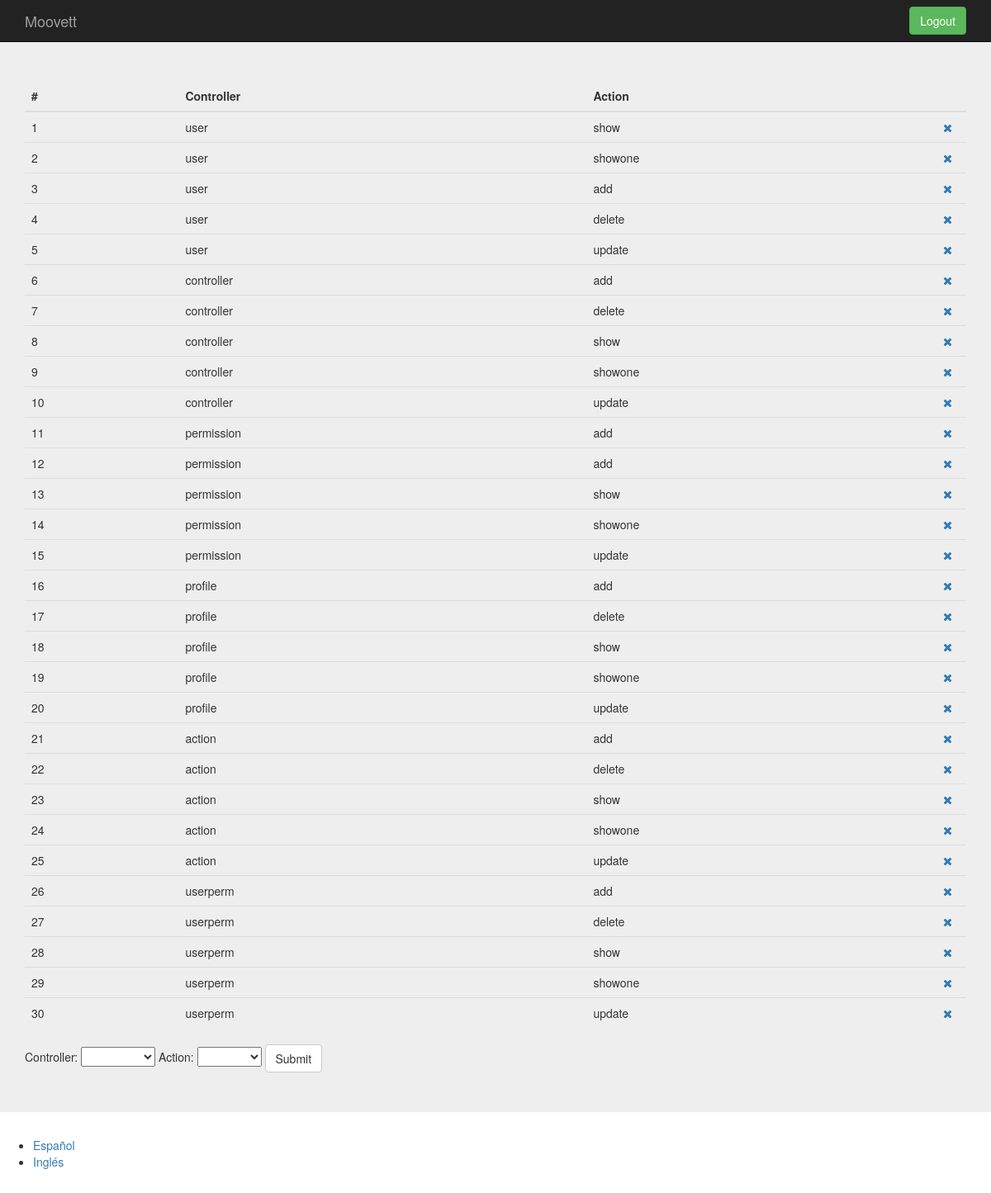
The app's page /index.php?controller=permission&action=show (signed in) with its own data.
### tables this page shows
CREATE TABLE `permission` (
`id` int(11) NOT NULL,
  `controller` varchar(25) NOT NULL,
  `action` varchar(25) NOT NULL
);

### core/ViewManager.php (called while the page is built, shortened)
<?php
class ViewManager {
    private $variables = array();
    public function setVariable($varname, $value, $flash=false) {
        $this->variables[$varname] = $value;
    }
    public function getVariable($varname, $default=NULL) {
        if (!isset($this->variables[$varname])) {
            return $default;
        }
        return $this->variables[$varname];
    }
    public function render($controller, $viewname) {
        include(__DIR__."/../view/$controller/$viewname.php");
    }
    private static $viewmanager_singleton = NULL;
    public static function getInstance() {
        if (self::$viewmanager_singleton == null) {
            self::$viewmanager_singleton = new ViewManager();
        }
        return self::$viewmanager_singleton;
    }
}

### controller/PERMISSION_Controller.php (called while the page is built, shortened)
<?php
require_once(__DIR__."/../core/ViewManager.php");
require_once(__DIR__."/../core/I18n.php");
require_once(__DIR__."/../model/Controller.php");
require_once(__DIR__."/../model/CONTROLLER_Model.php");
require_once(__DIR__."/../model/Action.php");
require_once(__DIR__."/../model/ACTION_Model.php");
require_once(__DIR__."/../model/Permission.php");
require_once(__DIR__."/../model/PERMISSION_Model.php");
class PERMISSION_Controller extends BaseController {
    private $controllerMapper;
    private $actionMapper;
    private $permissionMapper;
    public function __construct() {
        $this->controllerMapper = new CONTROLLER_Model();
        $this->actionMapper = new ACTION_Model();
        $this->permissionMapper = new PERMISSION_Model();
        $this->view->setLayout("default");
    }
    public function show(){
        $permissions = $this->permissionMapper->fetch_all();
        $controllers = $this->controllerMapper->fetch_all();
        $actions = $this->actionMapper->fetch_all();
        $this->view->setVariable("permissions", $permissions);
        $this->view->setVariable("controllers", $controllers);
        $this->view->setVariable("actions", $actions);
        $this->view->render("permission", "PERMISSION_SHOW_Vista");
    }
}

### index.php (called while the page is built, shortened)
<?php
function run() {
    try{
        $controller = loadController($_GET["controller"]);
        $actionName = $_GET["action"];
        $controller->$actionName();
    } catch(Exception $ex) {
        die($ex->getMessage());
  }
}
function loadController($controllerName) {
    return new $controllerClassName();
}
run();
?>

### model/Permission.php (called while the page is built, shortened)
<?php
class Permission {
    private $id;
    private $controller;
    private $action;
    public function __construct($id=NULL, $controller=NULL, $action=NULL) {
        $this->id = $id;
        $this->controller = $controller;
        $this->action = $action;
    }
    public function getID() {
        return $this->id;
    }
    public function getController() {
        return $this->controller;
    }
    public function getAction() {
        return $this->action;
    }
}

### model/PERMISSION_Model.php (called while the page is built, shortened)
<?php
require_once(__DIR__."/../core/PDOConnection.php");
class PERMISSION_Model {
    private $db;
    public function __construct() {
        $this->db = PDOConnection::getInstance();
    }
    public function fetch_all(){
        $sql = $this->db->prepare("SELECT * FROM permission");
        $sql->execute();
        $permissions_db = $sql->fetchAll(PDO::FETCH_ASSOC);
        $permissions = array();
        foreach ($permissions_db as $permission) {
            array_push($permissions, new Permission($permission["id"], $permission["controller"], $permission["action"]));
        }
        return $permissions;
    }
}

### core/PDOConnection.php (called while the page is built)
<?php
class PDOConnection {
    private static $dbhost = "127.0.0.1";
    private static $dbname = "iu_web";
    private static $dbuser = "root";
    private static $dbpass = "iu";
    private static $db_singleton = null;
    public static function getInstance() {
        if (self::$db_singleton == null) {
            self::$db_singleton = new PDO(
                "mysql:host=".self::$dbhost.";dbname=".self::$dbname.";charset=utf8",
                self::$dbuser,
                self::$dbpass,
                array(
                    PDO::ATTR_EMULATE_PREPARES => false,
                    PDO::ATTR_ERRMODE => PDO::ERRMODE_EXCEPTION
                )
            );
        }
        return self::$db_singleton;
    }
}
?>

### model/Controller.php (called while the page is built, shortened)
<?php
class Controller {
    private $controllerName;
    public function __construct($id=NULL, $controllerName=NULL, $action=NULL) {
        $this->controllerName = $controllerName;
    }
    public function getControllerName() {
        return $this->controllerName;
    }
}

### model/CONTROLLER_Model.php (called while the page is built, shortened)
<?php
require_once(__DIR__."/../core/PDOConnection.php");
class CONTROLLER_Model {
    private $db;
    public function __construct() {
        $this->db = PDOConnection::getInstance();
    }
    public function fetch_all(){
        $sql = $this->db->prepare("SELECT * FROM controller");
        $sql->execute();
        $controllers_db = $sql->fetchAll(PDO::FETCH_ASSOC);
        $controllers = array();
        foreach ($controllers_db as $controller) {
            array_push($controllers, new Controller($controller["id"], $controller["controllername"]));
        }
        return $controllers;
    }
}

### model/Action.php (called while the page is built, shortened)
<?php
class Action {
    private $actionName;
    public function __construct($id=NULL, $actionName=NULL) {
        $this->actionName = $actionName;
    }
    public function getActionName() {
        return $this->actionName;
    }
}

### model/ACTION_Model.php (called while the page is built, shortened)
<?php
require_once(__DIR__."/../core/PDOConnection.php");
class ACTION_Model {
    private $db;
    public function __construct() {
        $this->db = PDOConnection::getInstance();
    }
    public function fetch_all(){
        $sql = $this->db->prepare("SELECT * FROM action");
        $sql->execute();
        $actions_db = $sql->fetchAll(PDO::FETCH_ASSOC);
        $actions = array();
        foreach ($actions_db as $action) {
            array_push($actions, new Action($action["id"], $action["actionname"]));
        }
        return $actions;
    }
}

### view/messages/messages_es.php (called while the page is built)
<?php
  $i18n_messages =
  array(
    "Post" => "Artículo",
    "by %s" => "por %s",
    "Posts" => "Artículos",
    "Title" => "Título",
    "Contents" => "Contenido",
    "Author" => "Autor",
    "Actions" => "Acciones",
    "Create post" => "Crear artículo",
    "Hello %s" => "Hola %s",
    "Modify post" => "Modificar artículo",
    "Post \"%s\" successfully added." => "Artículo \"%s\" añadido.",
    "Post \"%s\" successfully updated." => "Artículo \"%s\" modificado.",
    "Post \"%s\" successfully deleted." => "Artículo \"%s\" eliminado.",
    "Login" => "Entrar",
    "Username" => "Nombre de usuario",
    "Password" => "Contraseña",
    "Not user?" => "Nuevo aquí?",
    "Register here!" => "¡Regístrate aquí!",
    "Register" => "Registro",
    "Edit" => "Editar",
    "Delete" => "Eliminar",
    "Create post" => "Crear artículo",
    "Comments" => "Comentarios",
    "Write a comment" => "Escribe un comentario",
    "%s commented..."=>"%s ha comentado...",
    "Comment" => "Comentario",
    "do comment" => "comentar",
    "Spanish" => "Español",
    "English" => "Inglés",
    "Welcome to the Blog App!" => "¡Bienvenido a la App Blog!",
    "are you sure?" => "¿Estás seguro?"
  )
?>

### core/I18n.php (called while the page is built, shortened)
<?php
class I18n {
  private $messages;
  public function setLanguage($language) {
    $this->messages = $i18n_messages;
  }
  public function i18n($key) {
    if (isset($this->messages[$key])){
      return $this->messages[$key];
    }else{
      return $key;
    }
  }
  private static $i18n_singleton = null;
  public static function getInstance() {
    if (self::$i18n_singleton == NULL) {
      self::$i18n_singleton = new I18n();
    }
    return self::$i18n_singleton;
  }
}
function i18n($key) {
  return I18n::getInstance()->i18n($key);
}

### view/permission/PERMISSION_SHOW_Vista.php (the view, shortened to what this page needs)
<?php
require_once(__DIR__."/../../core/ViewManager.php");
$view = ViewManager::getInstance();
$view->setVariable("title", "Manage Permissions");
$permissions = $view->getVariable("permissions");
$controllers = $view->getVariable("controllers");
$actions = $view->getVariable("actions");
?>
<div class="jumbotron">
    <div class="container">
<table class="table">
      <thead>
        <tr>
          <th>#</th>
          <th>Controller</th>
          <th>Action</th>
          <th style="width: 36px;"></th>
        </tr>
      </thead>
      <tbody>
	  <?php foreach($permissions as $permission){ ?>
          <tr>
	      <td><?php echo $permission->getID(); ?></td>
          <td><?php echo $permission->getController(); ?></td>
          <td><?php echo $permission->getAction(); ?></td>
          <td>
              <a href="index.php?controller=permission&action=delete&amp;id=<?php echo $permission->getID();  ?>" role="button" data-toggle="modal"><i class="fa fa-times" aria-hidden="true"></i></a>
          </td>
        </tr>
	<?php } ?>
      </tbody>
</table>
        <form class="top-buffer" action="index.php?controller=permission&amp;action=add" method="POST">
        Controller: <select name="controller">
        <option value="" selected></option>
        <?php foreach($controllers as $controller) {?>
            <option value="<?= $controller->getControllerName()?>"><?= $controller->getControllerName()?></option>
        <?php }?>
        </select>
        Action: <select name="action">
        <option value="" selected></option>
        <?php foreach($actions as $action) {?>
            <option value="<?= $action->getActionName()?>"><?= $action->getActionName()?></option>
        <?php }?>
        </select>
	       <button type="submit" name="submit" value="submit" class="btn btn-default"><?= i18n("Submit") ?></button>
        </form>
    </div>
</div>

### css/style.css (style rules this page uses)
body { padding-top: 50px; padding-bottom: 20px; }
.top-buffer { margin-top:20px; }

### records on screen
permission: id "1", controller "user", action "show"
permission: id "2", controller "user", action "showone"
permission: id "3", controller "user", action "add"
permission: id "4", controller "user", action "delete"
permission: id "5", controller "user", action "update"
permission: id "6", controller "controller", action "add"
permission: id "7", controller "controller", action "delete"
permission: id "8", controller "controller", action "show"
permission: id "9", controller "controller", action "showone"
permission: id "10", controller "controller", action "update"
permission: id "11", controller "permission", action "add"
permission: id "12", controller "permission", action "add"
permission: id "13", controller "permission", action "show"
permission: id "14", controller "permission", action "showone"
permission: id "15", controller "permission", action "update"
permission: id "16", controller "profile", action "add"
permission: id "17", controller "profile", action "delete"
permission: id "18", controller "profile", action "show"
permission: id "19", controller "profile", action "showone"
permission: id "20", controller "profile", action "update"
permission: id "21", controller "action", action "add"
permission: id "22", controller "action", action "delete"
permission: id "23", controller "action", action "show"
permission: id "24", controller "action", action "showone"
permission: id "25", controller "action", action "update"
permission: id "26", controller "userperm", action "add"
permission: id "27", controller "userperm", action "delete"
permission: id "28", controller "userperm", action "show"
permission: id "29", controller "userperm", action "showone"
permission: id "30", controller "userperm", action "update"

### other values on screen
i18n("Logout") "Logout"
i18n("Submit") "Submit"
i18n("Spanish") "Español"
i18n("English") "Inglés"
